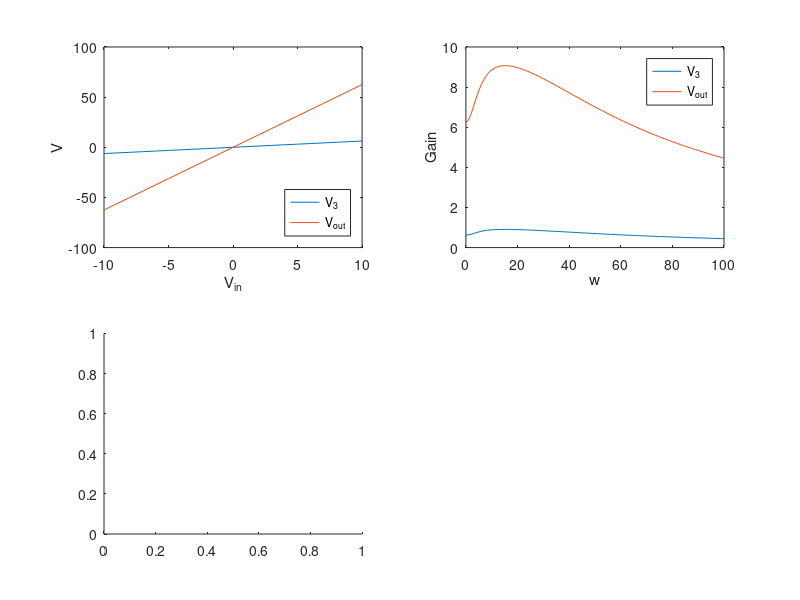

Write the MATLAB code that produced this figure. (Note: this script raises an error after producing the figure.)
%% Define known parameters

% Resistances
R1 = 1;
R2 = 2;
R3 = 10;
R4 = 0.1;
Ro = 1000;

% Conductances

G1 = 1/R1;
G2 = 1/R2;
G3 = 1/R3;
G4 = 1/R4;
Go = 1/Ro;

% source conversion factor Alpha
alpha = 100;

% conductance
C1 = 0.25;

% Inductance
L1 = 0.2;

%% Making matrices

Vin = 1; % will sweep from -10 V to 10 V

% 6 unknowns:
% x = [Is, V2, IL, V3, V5, I4, V1], note x(4) = V3, and x(5) = V5

% G matrix: (it takes me 4 times to actually get it right)

% G = [R1,1,0,0,0,0 ;...
%      0,-((R1/R2) - 1),-R1,0,0,0 ;...
%      0,(1 - R1/R2),0,(-R1/R3),0,0 ;...
%      0,(1 - R1/R2),0,0,(-R1/alpha),(R1*R4/alpha) ;...
%      0,(1 - R1/R2),0,0,(-(R1/alpha)*(1 - R4/Ro)),0 ;...
%      R1,0,0,1,0,0 ] ;
 
% G matrix attempt 2;
% G = [(R1),(1),0,0,0,0,0 ;...
%      0,(1 - R1/R2),(-R1),0,0,0,0 ;...
%      0,0,0,0,0,0,1 ;...
%      0,0,(-1),(1/R3),0,0,0 ;...
%      0,0,0,(alpha/(R3*R4)),(-1/R4),(-1),0 ;...
%      0,0,0,(alpha/(R3*R4)),(1/Ro - 1/R4),0,0 ;...
%      0,(1),0,(-1),0,0,0 ] ;
 
 % G matrix attempt 3;
% G = [0,0,0,0,0,0,1 ;...
%      1,G1,0,0,0,0,-G1 ;...
%      0,(G1-G2),-1,0,0,0,-G1 ;...
%      0,0,-1,G3,0,0,0 ;...
%      0,0,0,(G4*alpha/R3),(-G4),(-1),0 ;...
%      0,0,0,(G4*alpha/R3),(Go-G4),0,0 ;...
%      0,1,0,-1,0,0,0 ] ;

% 6 unknowns:
% V = [Is, V2, IL, V3, V5, I4, V1]

 % G matrix attempt 4; (wow this one actually works)
G = [0,0,0,0,0,0,1 ;...
     1,G1,0,0,0,0,-G1 ;...
     0,(-G1-G2),-(-1),0,0,0,G1 ;...
     0,0,-(-1),G3,0,0,0 ;...
     0,0,0,(G4*alpha/R3),(-G4),(-1),0 ;...
     0,0,0,(G4*alpha/R3),(Go-G4),0,0 ;...
     0,1,0,-1,0,0,0 ] ;
 
 % F vector:
 F = [Vin; 0; 0; 0; 0; 0; 0];
 
 % C matrix;
 C = [0,0,0,0,0,0,0 ;...
      0,-C1,0,0,0,0,C1 ;...
      0,-C1,0,0,0,0,C1 ;...
      0,0,0,0,0,0,0 ;...
      0,0,0,0,0,0,0 ;...
      0,0,0,0,0,0,0 ;...
      0,0,-L1,0,0,0,0 ] ;
 
%% Time Domain (TD)
i = 1;
for Vin = -10:1:10
    
    F = [Vin; 0; 0; 0; 0; 0; 0];
    
    x = inv(G)*F;
    
    gain_t_v3(i) = x(4); % get gain at V3
    gain_t_v5(i) = x(5); % get gain at V5

    i = i + 1;
    
end

%% Frequency Domain (FD)
% redefine Vin and F vector:
Vin = 1;
F = [Vin; 0; 0; 0; 0; 0; 0];

j = 1; 
for w = 0:100
    Vin = 1;
        
    F = [Vin; 0; 0; 0; 0; 0; 0];
    A = G + 1i*w*C;

    x = inv(A)*F;
    
    gain_f_V3(j) = abs(x(4)/Vin); % get gain at V3
    gain_f_V5(j) = abs(x(5)/Vin); % get gain at V5

    j = j + 1;
    
end

%% Monte Carlo stuff
random_c = 0.25 + 0.05*randn(1000); % base value of 1000,
                                    % 0.05 standard deviation

Vin = 1; % set input voltage as 1V for the AC operating point
w = 3*pi;
F = [Vin; 0; 0; 0; 0; 0; 0]; % redefine F vector with Vin = 1 V                                    

for i = 1:size(random_c) % go through every entry of random_c
    cRanVal = random_c(i); 

    % make new C matrix, C_ran
    C_ran = [0,0,0,0,0,0,0 ;...
          0,-cRanVal,0,0,0,0,cRanVal ;...
          0,-cRanVal,0,0,0,0,cRanVal ;...
          0,0,0,0,0,0,0 ;...
          0,0,0,0,0,0,0 ;...
          0,0,0,0,0,0,0 ;...
          0,0,-L1,0,0,0,0 ] ;

    A = G + 1i*w*C_ran; % solve matrix for
    x = inv(A)*F;
    
    gain_C(i) = abs(x(5)/Vin); % get gain

end

%% Plot stuff

Vin = -10:1:10;
w = 0:100;

figure('name', 'Pa 7: MNA Building')
subplot(2,2,1) % Plot the gain with respect to input voltage Vin (DC)
plot(Vin,gain_t_v3);hold on
plot(Vin,gain_t_v5);hold off
xlabel('V_{in}')
ylabel('V')
legend('V_{3}','V_{out}', 'location', 'southeast')

subplot(2,2,2) % Plot the gain with respect to frequency (AC)
plot(w,gain_f_V3);hold on
plot(w,gain_f_V5);hold off
xlabel('w')
ylabel('Gain')
legend('V_{3}','V_{out}')

subplot(2,2,3) % Plot the random perturbations on C
histogram(random_c);
xlabel('C')
ylabel('Number')

subplot(2,2,4) % Plot the gain with the random perturbations on C
histogram(gain_C);
xlabel('gain')
ylabel('Number')
